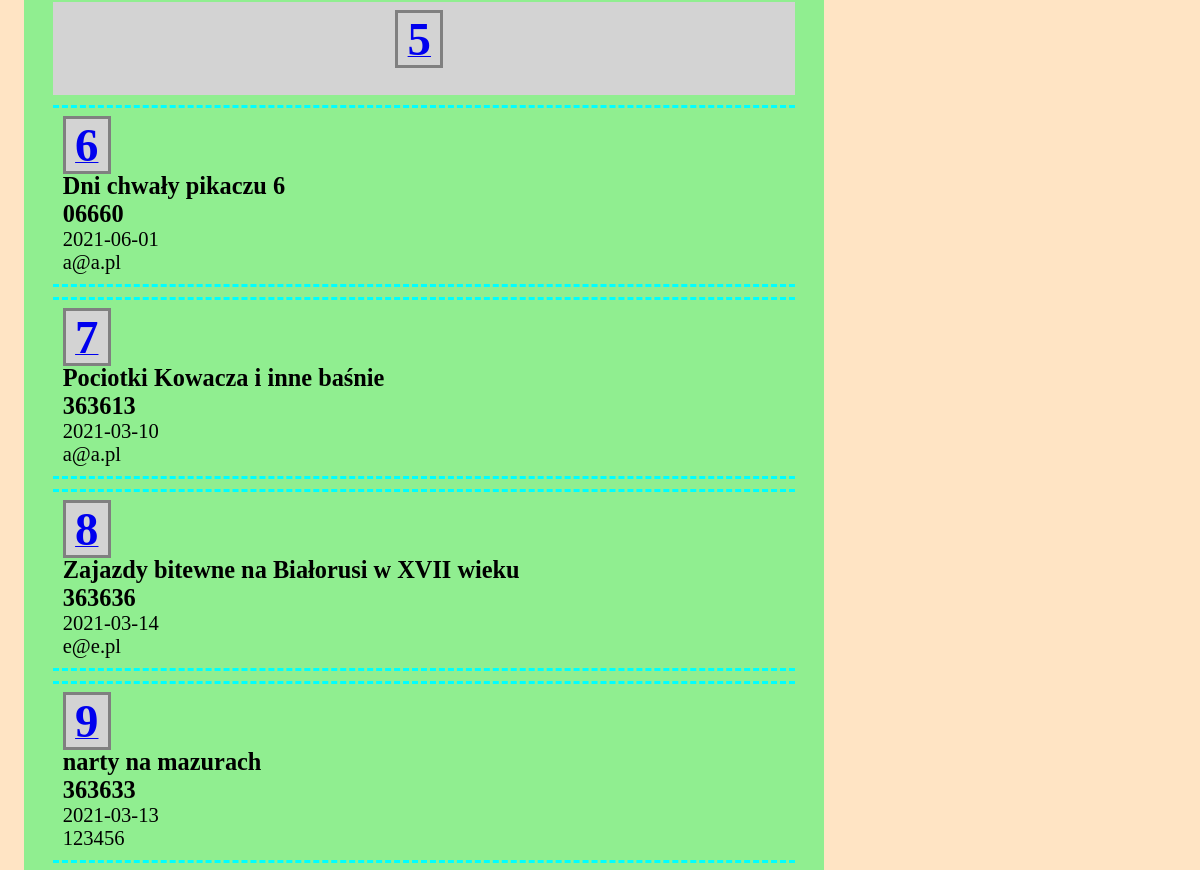
The app's page /machine.php?id=12 (signed in, middle part), older data.
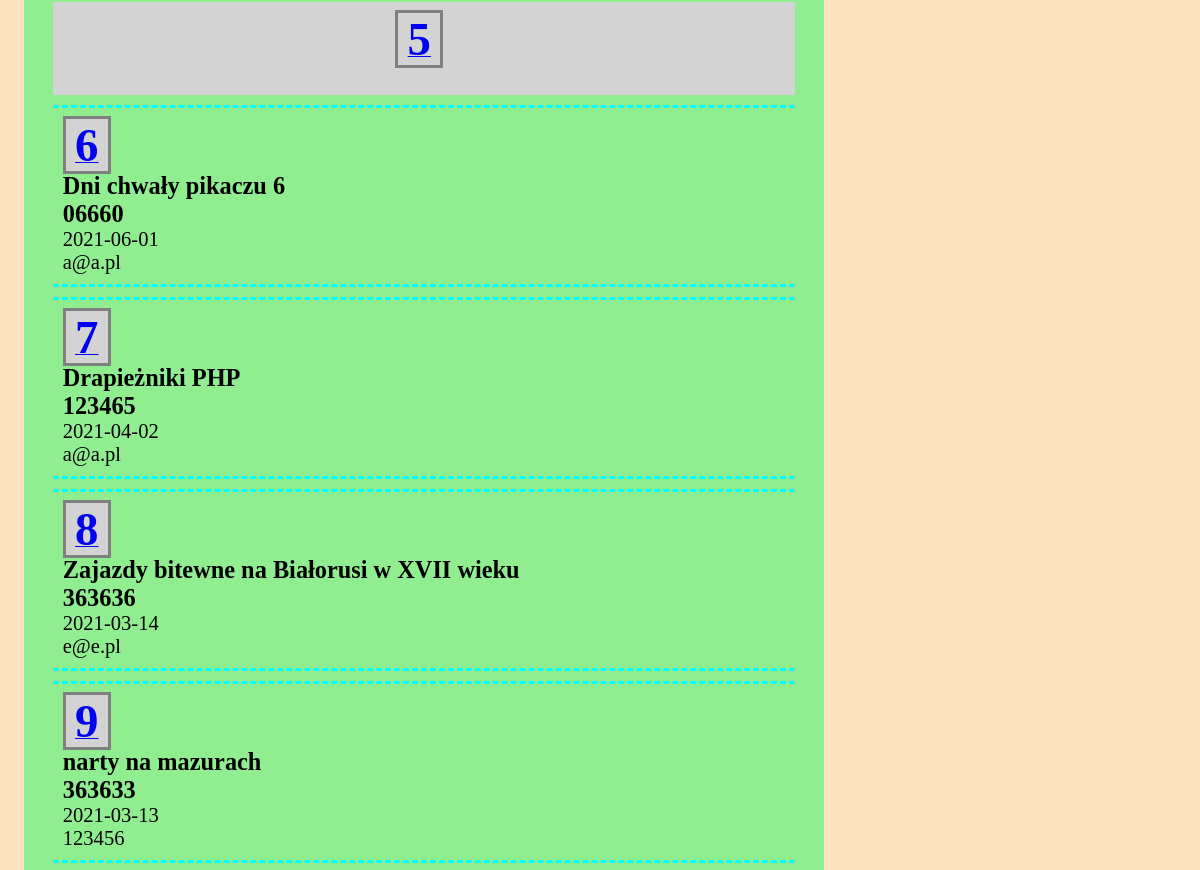
The same page, newer data.
### tables this page shows
CREATE TABLE "user" (
    "id" INTEGER PRIMARY KEY AUTOINCREMENT NOT NULL,
    "date_insertion" DATETIME,
    "title" TEXT,
    "access_code" TEXT,
    "user_id" INTEGER,
    "box_nr" INTEGER,
    "unit_id" INTEGER
);

### machine.php (the view, shortened to what this page needs)
<?php
require 'config.php';
$db = new MyDB($dbfile);
$selected_unit = filter_input(INPUT_GET, 'id', FILTER_VALIDATE_INT);
function selected_machine($db, $selected_unit, $info)
{
    $unit_name = "";
    $unit_address = "";
    $number_box = "";
    $stm = $db->prepare("SELECT * from unit where unit_id = :unit_id");
    $stm->bindValue(':unit_id', $selected_unit);
    $score = $stm->execute();
    while ($row = $score->fetchArray(1)) {
        $unit_name = $row['unit_name'];
        $unit_address = $row['unit_address'];
        $number_columns = $row['number_columns'];
        $number_box = $row['number_box'];
    };
    $numbox = 1;
    $k = 1;
    $r = 0;
    $drawing_start = "\n<div  class=\"edycja\">\n";
    $drawing_body = "";
    while ($numbox <= $number_box) {
        $stm = $db->prepare("SELECT unit_name, unit_address from unit where unit_id = :unit_id");
        $stm->bindValue(':unit_id', $selected_unit);
        $score = $stm->execute();
        while ($row = $score->fetchArray(1)) {
            $unit_name = $row['unit_name'];
            $unit_address = $row['unit_address'];
        };
        $stm_box = $db->prepare("SELECT * from user where box_nr = :numbox and unit_id = :unit_id");
        $stm_box->bindValue(':numbox', $numbox);
        $stm_box->bindValue(':unit_id', $selected_unit);
        $score_box = $stm_box->execute();
        $date_insertion = "";
        $title = "";
        $access_code = "";
        $user_id = "";
        while ($row_box = $score_box->fetchArray(1)) {
            $date_insertion = $row_box['date_insertion'];
            $title = $row_box['title'];
            $access_code = $row_box['access_code'];
            $user_id = $row_box['user_id'];
        };
        $box_full = "";
        if (strlen($date_insertion) > 1) {
            $single_box = "<div class=\"machine-box pelna  \">
        <div class=\"\"><a href=\"edit-box.php?box=$numbox&id=$selected_unit\"><span class=\"box-number\">$numbox</span></a>
        $box_full</div><a href=\"edit-box.php?box=$numbox&id=$selected_unit\" class=\"decoration-none\">
        <div>" . $info['book_title'] . " <span class=\"main-data\">$title</span>
        </div>
        <div>" . $info['lockbox_code'] . " <span class=\"main-data\">$access_code</span></div>
        <div>" . $info['date_emptying'] . " <span class=\"highlighted-description\">$date_insertion</span></div>
        <div>" . $info['reader_id'] . " <span class=\"highlighted-description\">$user_id</span></div>
        </a>\n</div>";
        } else {
            $single_box = "<div class=\"grid-item pusta\">
        <div class=\"\"><a href=\"edit-box.php?box=$numbox&id=$selected_unit\"><span class=\"box-number\">$numbox</span></a>
        $box_full<p class=\"alert\"><a href=\"edit-box.php?box=$numbox&id=$selected_unit\">" . $info['box_empty'] . "</a></p>
        </div>\n</div>";
        }
        $drawing_body = $drawing_body . " $single_box  ";
        if ($k < $number_columns) {
            $k++;
            $r++;
        } else {
            $k = 1;
            $drawing_body = $drawing_body . "";
        }
        $numbox++;
    }
    $drawing_stop = "</div>\n";
    $drawing_selected_machine = $drawing_start . $drawing_body . $drawing_stop;
    $unit_info = array($drawing_selected_machine, $unit_name, $unit_address);
    return $unit_info;
}
$unit_info = selected_machine($db, $selected_unit, $info);
if (is_int($selected_unit)) {
    $unit_template = $unit_info[0];
} else {
    $select_machine = $info['select_machine'];
    $unit_template = "";
    $select_machine_after = "";
}
echo $page_head . "\n\t\t<title>" . $info['machine_title']; ?></title>
</head>
<body>
    <?php
    if (isset($_SESSION["name"])) {
    ?>
        <main role="main">
            <section>
                <h3 class=""><?php echo $unit_template;  ?></h3>
            </section>
        </main>
    <?php
    } else {
        echo '<header class="page-header">
        <h1>' . $info["machine_message"] . '</h1>
        <h2><a href="login.php">' . $info["login_first"] . '</a></h2>
    </header>';
    }
    ?>
</body>
</html>

### config.php (shortened to what this page needs)
<?php
$page_head = "<!DOCTYPE html>
<html lang=\"pl-PL\">
    <head>
        <meta charset=\"UTF-8\" />
        <link rel=\"stylesheet\" type=\"text/css\" href=\"../style.css\" />
        <meta name=\"viewport\" content=\"width=device-width, initial-scale=1\">
        <link rel=\"icon\" type=\"image/svg+xml\" href=\"../librarycabinet.svg\">
        <link rel=\"mask-icon\" href=\"../librarycabinet.svg\" color=\"#66cd00\">";

### style.css (style rules this page uses)
.grid-item { padding: 10px; margin: 10px; text-align: center; }
.pelna { background: lightgreen; color: black; }
.pusta { background: lightgray; color: black; }
.main-data { font-weight: bold; font-size: 1.3em; }
.highlighted-description { font-weight: normal; font-size: 1.1em; color: #000; }
.box-number { font-size: 2.5em; font-weight: bold; border-color: gray; background-color: lightgray; border-style: solid; margin-right: .2em; padding-left: 0.2em; padding-right: .2em; }
.machine-box { padding: 10px; margin: 10px; border-bottom: aqua; border-top: aqua; border-top-style: dashed; border-bottom-style: dashed; }
.decoration-none { text-decoration: none; color: black; }
.edycja { background: lightgreen; color: black; padding: 1em; margin-bottom: 1em; }
body { padding: 1em; background-color: bisque; max-width: 800px; }

Row changes from the older to the newer data that the page shows:
no longer on this page (row edited): user: title "Pociotki Kowacza i inne baśnie", access_code "363613", date_insertion "2021-03-10", user "a@a.pl"
now on this page (row edited): user: title "Drapieżniki PHP", access_code "123465", date_insertion "2021-04-02", user "a@a.pl"
